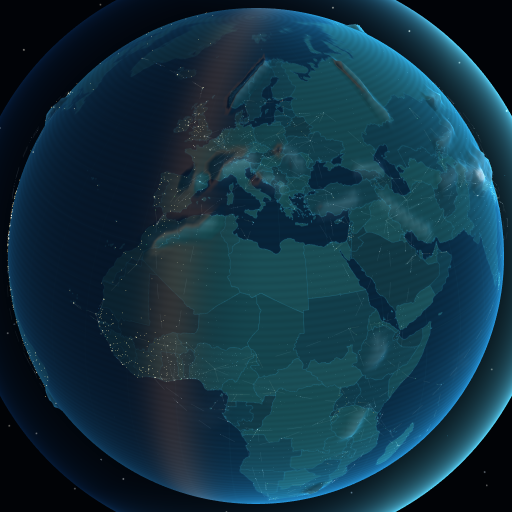
#> input picture app/ikon/glob3d.png, 1024 x 1024 px (shown at 1/2 size); its folder holds only this picture in this run
$ python ikon.py
#> lines starting #> are read from the running program, lines starting #| are printed output that depends on the picture
"""Appikonen och startbilden ur 3D-planeten (app/ikon/glob3d.png = webbspelets WebGL-klot, 1024x1024, utan etiketter).
    python app/tools/ikon.py
Skriver ios/App/App/Assets.xcassets: AppIcon-512@2x.png (1024x1024 RGB utan alfa, Apple nekar alfa) och de tre
startbilderna 2732x2732 (spelets mörka botten och klotet i mitten, där telefonen visar bilden i båda lägena)."""
import os
from PIL import Image
APP = os.path.dirname(os.path.dirname(os.path.abspath(__file__)))
XC = os.path.join(APP, 'ios', 'App', 'App', 'Assets.xcassets')
glob = Image.open(os.path.join(APP, 'ikon', 'glob3d.png')).convert('RGB')
#> glob is the input picture: PIL image 1024x1024 RGB; mean R, G, B 18.1, 50.2, 65.9
glob.resize((1024, 1024), Image.LANCZOS).save(os.path.join(XC, 'AppIcon.appiconset', 'AppIcon-512@2x.png'), optimize=True)
S = 2732
start = Image.new('RGB', (S, S), (5, 8, 12))
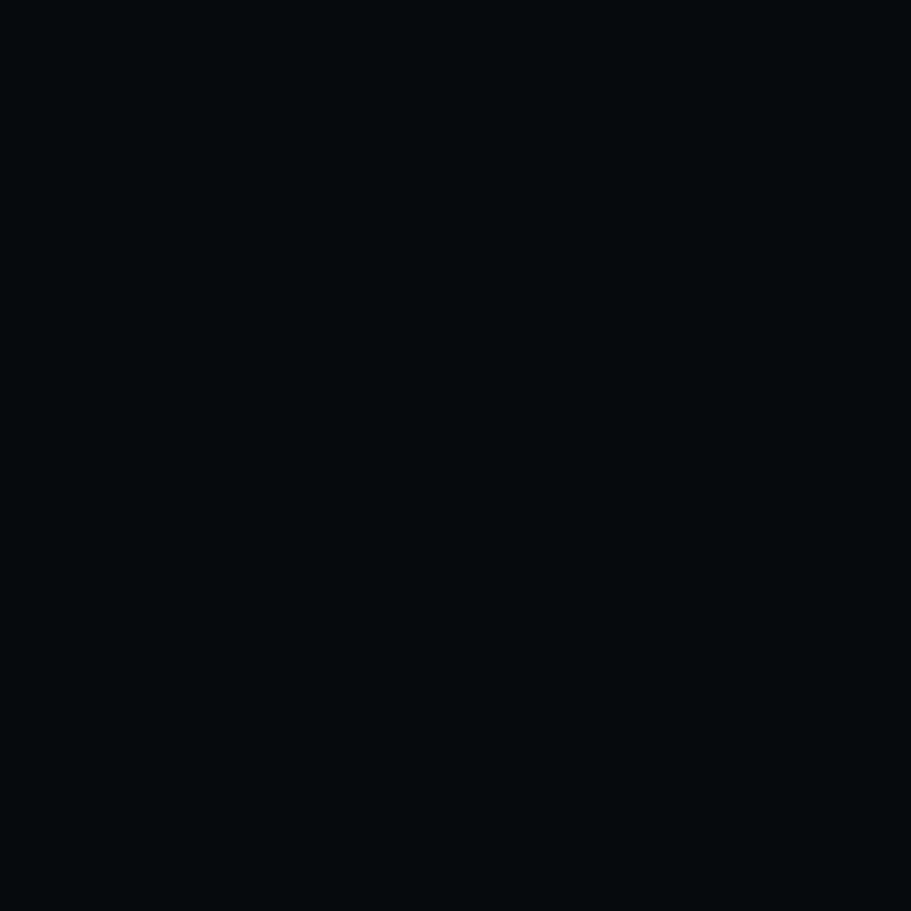
#> start: PIL image 2732x2732 RGB (shown at 1/3 size); mean R, G, B 5, 8, 12
g = glob.resize((900, 900), Image.LANCZOS)
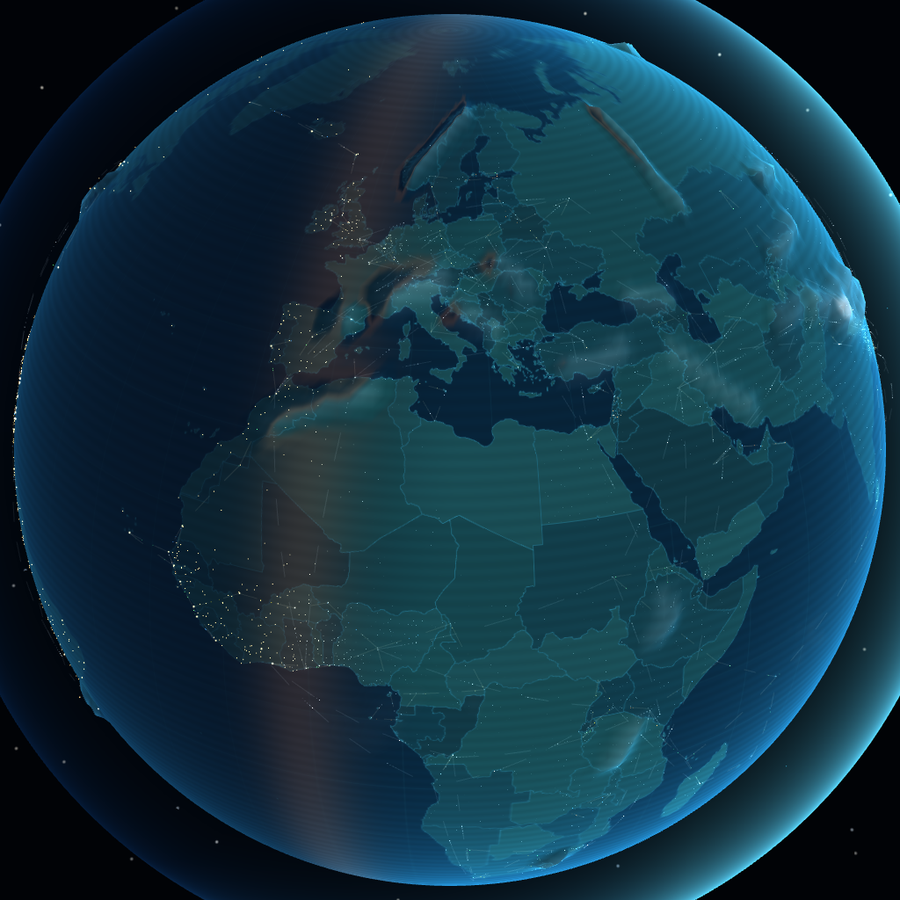
#> g: PIL image 900x900 RGB; mean R, G, B 18.1, 50.2, 65.9
start.paste(g, ((S - 900) // 2, (S - 900) // 2))
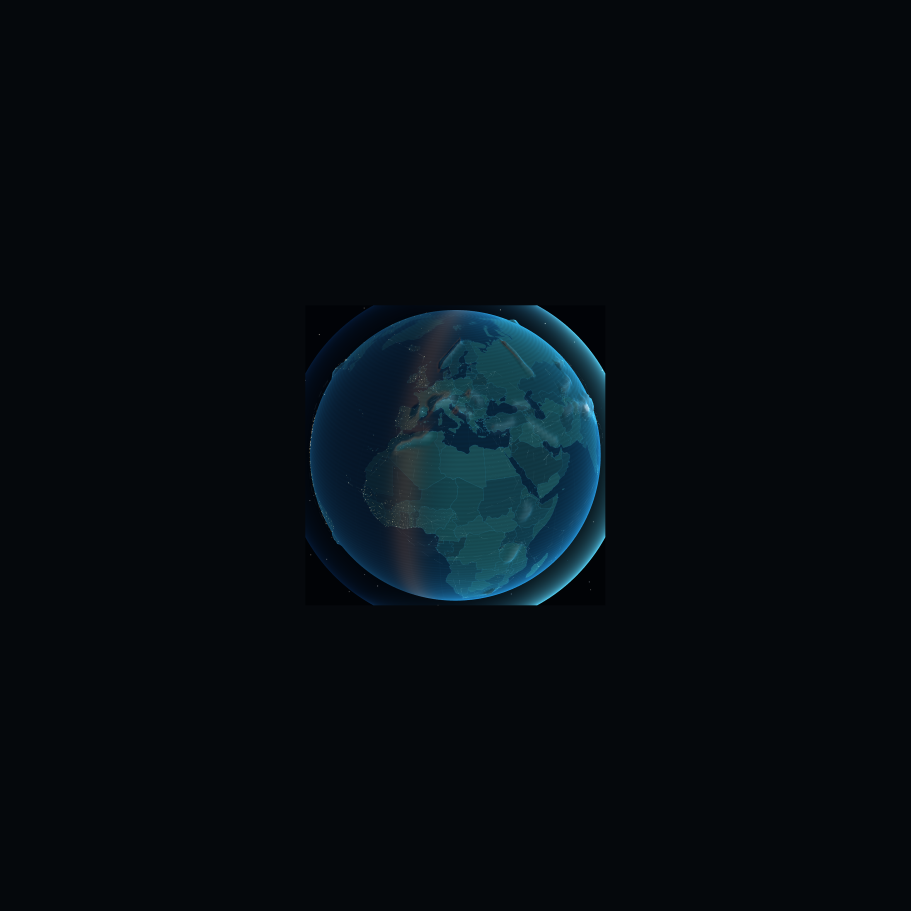
#> start: PIL image 2732x2732 RGB (shown at 1/3 size); mean R, G, B 6.4, 12.6, 17.9
for n in ('splash-2732x2732.png', 'splash-2732x2732-1.png', 'splash-2732x2732-2.png'):
    start.save(os.path.join(XC, 'Splash.imageset', n), optimize=True)
print('ikon + startbild klara')
